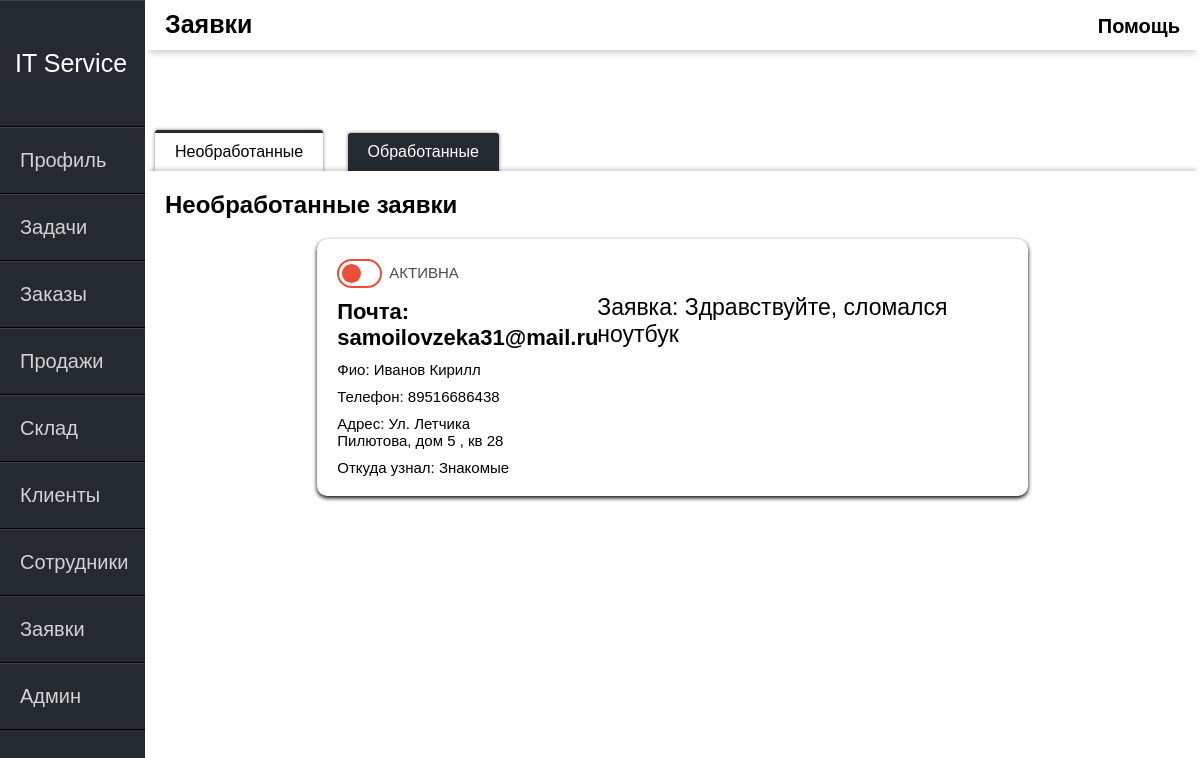
The page /applications/ (signed in) on the database as committed earlier.
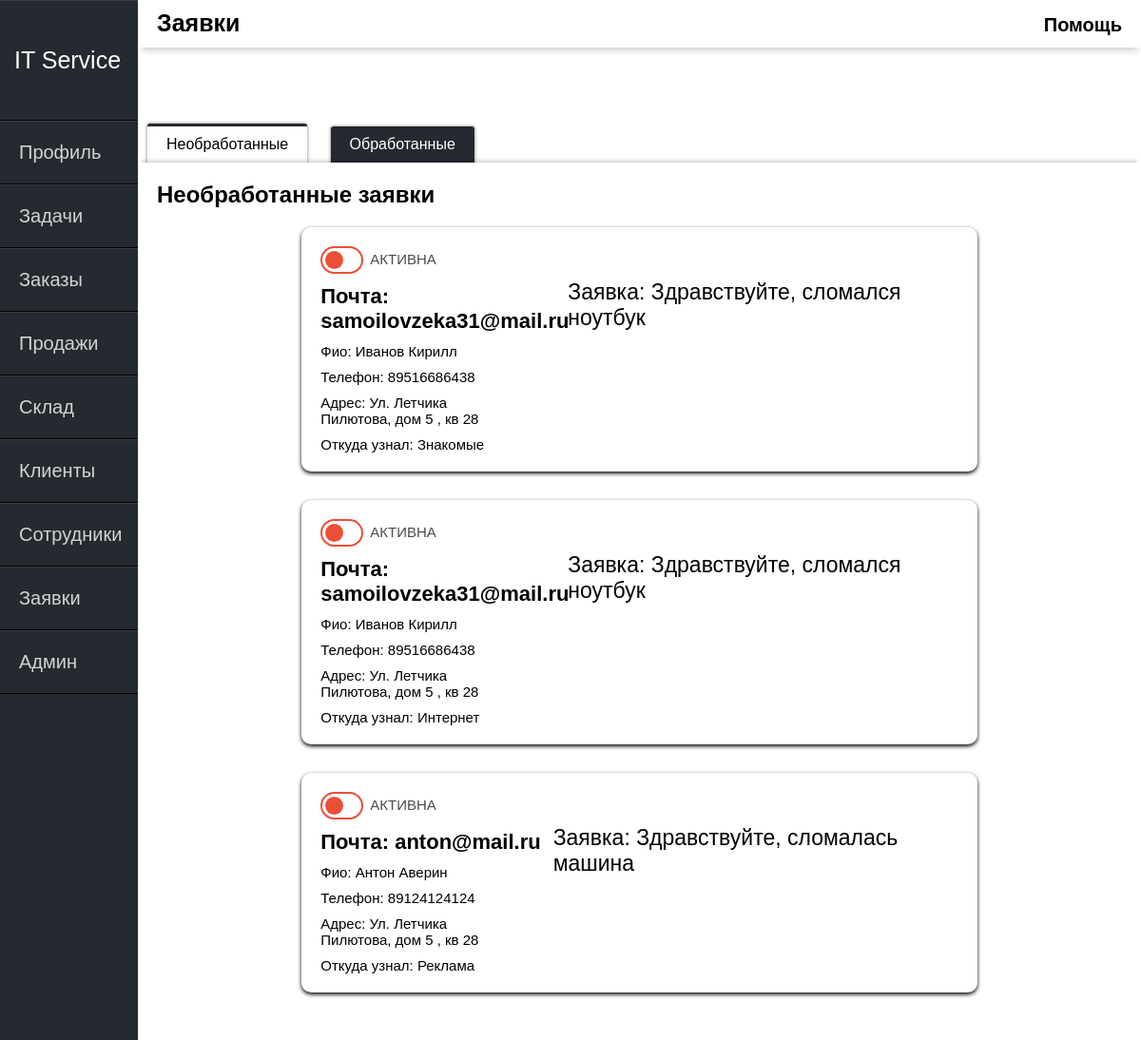
The same page on the database as committed later.
### itservice/models.py (models this page shows, shortened)
class application(models.Model):
    Found = (
        ('Знакомые', 'Знакомые'),
        ('Интернет', 'Интернет'),
        ('Реклама', 'Реклама')
    )
    application_fio = models.CharField(max_length=50, verbose_name="Фио")
    application_phone = models.CharField(max_length=50, verbose_name="Телефон")
    application_email = models.EmailField(max_length=50, verbose_name="Email")
    application_address = models.CharField(max_length=50, verbose_name="Ваш адрес")
    application_found = models.CharField(max_length=15, choices=Found, default='Реклама',
                                         verbose_name="Откуда вы узнали о нас?")
    application_comment = models.CharField(max_length=150, verbose_name="Заявка")
    application_active = models.BooleanField(default=True, verbose_name="Активна")
    class Meta:
        verbose_name = "Заявки"
        verbose_name_plural = "Заявки"

### itservice/views.py (the view)
# urls.py: path('applications/', views.Аpplications, name="applications"),
def Аpplications(request):
    appl = application.objects.all()
    return render(request, 'itservice/applications.html', {'appl': appl})

### itservice/templates/itservice/applications.html (shortened to what this page needs)
{% extends 'itservice/main.html' %}
{% block content %}
<div class="header-name">
    Заявки
</div>
 <div class="help">
    <span class="tooltip" data-title="Это окно заявок пользователей.
    Администратор или менеджер обрабатывают заявки и создают из них заказы.">Помощь</span>
 </div>
{% endblock %}
{% block content1 %}
<div class="main-window">
    <div class="order_"></div>
 <div class="warpper">
        <div class="tabs">
            <label class="tab" id="one-tab" for="one">Необработанные</label>
            <label class="tab" id="two-tab" for="two">Обработанные</label>
        </div>
        <div class="panels">
            <div class="panel" id="one-panel">
                <div class="panel-title">Необработанные заявки</div>
                {% for p in appl%}
                 {% if p.application_active == 1 %}
                <div class="tasks_appl">
                    <div class="applo">
                        <label class="toggler-wrapper ">
                            <div class="toggler-slider">
                                <div class="toggler-knob"></div>
                            </div>
                        </label>
                        <li class="task-inf">
                            <h1>Почта: {{p.application_email}}</h1>
                            <p class="desc2">Фио: {{p.application_fio}}</p>
                            <p class="desc2">Телефон: {{p.application_phone}}</p>
                            <p class="desc2">Адрес: {{p.application_address}}</p>
                            <p class="desc2">Откуда узнал: {{p.application_found}}</p>
                        </li>
                    </div>
                    <div class="desc1">Заявка: {{p.application_comment}}</div>
                </div>
                {% endif %}
                {% endfor %}
            </div>
        </div>
    </div>
</div>
{% endblock %}

Rows that differ between the two databases and show on the page:
added application: application_email "samoilovzeka31@mail.ru", application_fio "Иванов Кирилл", application_phone "89516686438", application_address "Ул. Летчика Пилютова, дом 5 , кв 28", application_found "Интернет", application_comment "Здравствуйте, сломался ноутбук"
added application: application_email "anton@mail.ru", application_fio "Антон Аверин", application_phone "89124124124", application_address "Ул. Летчика Пилютова, дом 5 , кв 28", application_found "Реклама", application_comment "Здравствуйте, сломалась машина"
